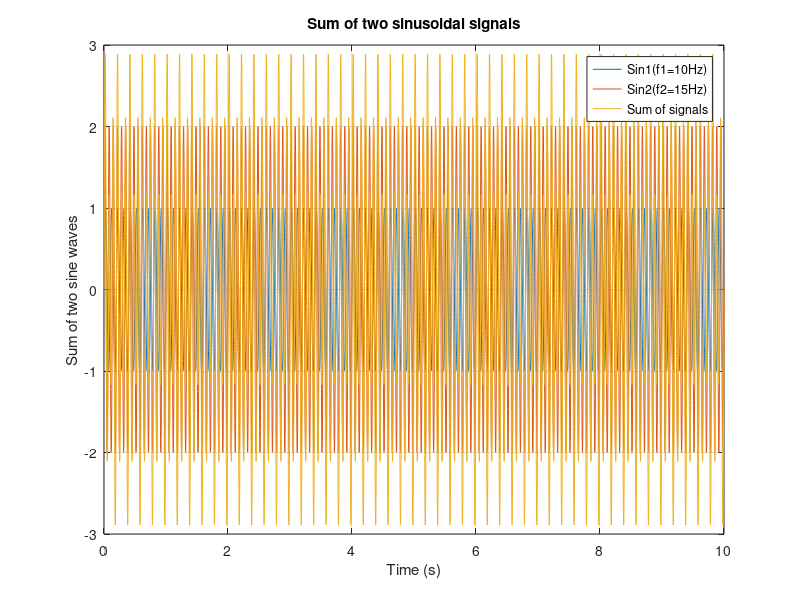

Source code (MATLAB):
a1 = 1;
f1 = 10;

a2 = 2;
f2 = 15;

t = linspace(0, 10, 10*1000);

y1 = a1 * sin(2 * pi * f1 * t);
y2 = a2 * sin(2 * pi * f2 * t);
sum = y1 + y2;

plot(t, y1, 'DisplayName', 'Sin1(f1=10Hz)');
hold on;
plot(t, y2, 'DisplayName', 'Sin2(f2=15Hz)');
plot(t, sum, 'DisplayName', 'Sum of signals');


xlabel('Time (s)');
ylabel('Sum of two sine waves');
title('Sum of two sinusoidal signals');
grid on;
legend;

